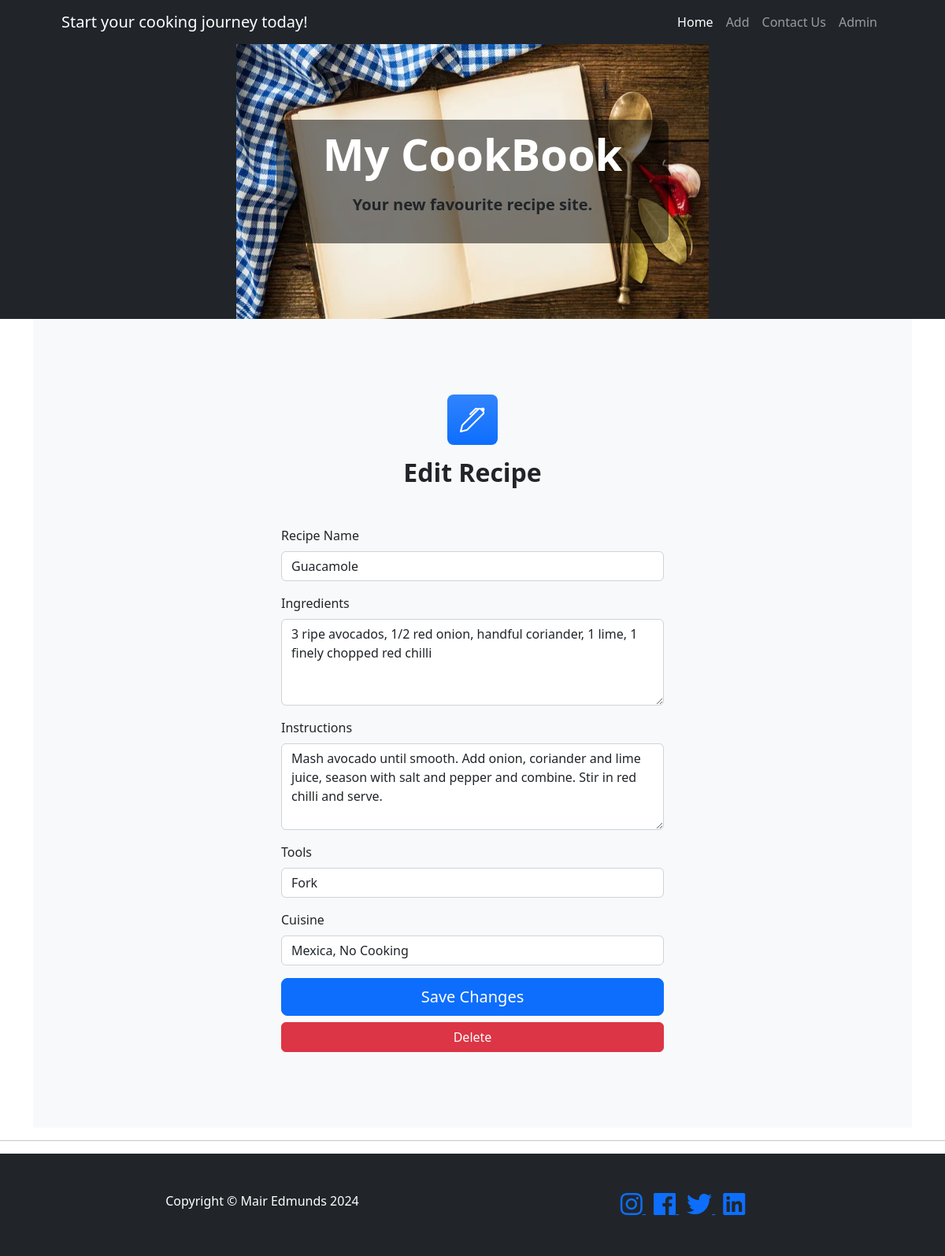
The app's page /edit_recipe/3 with its own data.
### run.py (models this page shows)
class Recipe(db.Model):
    id = db.Column(db.Integer, primary_key=True)
    name = db.Column(db.String(255), nullable=False)
    ingredients = db.Column(db.Text, nullable=False)
    instructions = db.Column(db.Text, nullable=False)
    tools = db.Column(db.String(255), nullable=False)
    cuisine = db.Column(db.String(255), nullable=False)

### run.py (the view, shortened to what this page needs)
@app.route('/edit_recipe/<int:recipe_id>', methods=['GET', 'POST'])
def edit_recipe(recipe_id):
    recipe = Recipe.query.get(recipe_id)
    if recipe is None:
        return "Recipe not found", 404
    return render_template('edit_recipe.html', recipe=recipe)

### templates/edit_recipe.html
{% extends "base.html" %}
{% block content %}
<section class="bg-light py-5">
    <div class="container px-5 my-5">
        <div class="text-center mb-5">
            <div class="feature bg-primary bg-gradient text-white rounded-3 mb-3"><i class="bi bi-pen"></i>
            </div>
            <h2 class="fw-bolder">Edit Recipe</h2>
        </div>
        <div class="row gx-5 justify-content-center">
            <div class="col-lg-6">
                <form method="POST" action="{{ url_for('edit_recipe', recipe_id=recipe.id) }}">
                    <div class="mb-3">
                        <label for="name" class="form-label">Recipe Name</label>
                        <input type="text" class="form-control" id="name" name="name" value="{{ recipe.name }}"
                            required>
                    </div>
                    <div class="mb-3">
                        <label for="ingredients" class="form-label">Ingredients</label>
                        <textarea class="form-control" id="ingredients" name="ingredients" rows="4"
                            required>{{ recipe.ingredients }}</textarea>
                    </div>
                    <div class="mb-3">
                        <label for="instructions" class="form-label">Instructions</label>
                        <textarea class="form-control" id="instructions" name="instructions" rows="4"
                            required>{{ recipe.instructions }}</textarea>
                    </div>
                    <div class="mb-3">
                        <label for="tools" class="form-label">Tools</label>
                        <input type="text" class="form-control" id="tools" name="tools" value="{{ recipe.tools }}"
                            required>
                    </div>
                    <div class="mb-3">
                        <label for="cuisine" class="form-label">Cuisine</label>
                        <input type="text" class="form-control" id="cuisine" name="cuisine" value="{{ recipe.cuisine }}"
                            required>
                    </div>
                    <div class="d-grid">
                        <button type="submit" class="btn btn-lg btn-primary">Save Changes</button>
                    </div>
                    <div class="d-grid mt-2">
                        <a class="btn btn-danger " href="{{ url_for('delete_recipe', recipe_id=recipe.id) }}">
                            Delete
                        </a>
                    </div>
                </form>
            </div>
        </div>
    </div>
</section>
{% endblock %}

### records on screen
Recipe: name "Guacamole", ingredients "3 ripe avocados, 1/2 red onion, handful coriander, 1 lime, 1 finely chopped red chilli", instructions "Mash avocado until smooth. Add onion, coriander and lime juice, season with salt and pepper and combine. Stir in red chilli and serve.", tools "Fork", cuisine "Mexica, No Cooking"
